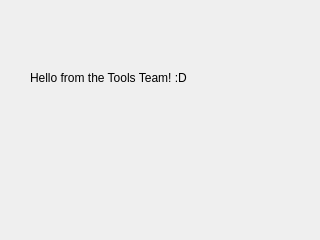
<?xml version="1.0" encoding="UTF-8"?>
<ui version="4.0">
 <class>DgAbout</class>
 <widget class="QDialog" name="DgAbout">
  <property name="geometry">
   <rect>
    <x>0</x>
    <y>0</y>
    <width>320</width>
    <height>240</height>
   </rect>
  </property>
  <property name="windowTitle">
   <string>About</string>
  </property>
  <widget class="QLabel" name="label">
   <property name="geometry">
    <rect>
     <x>30</x>
     <y>70</y>
     <width>241</width>
     <height>16</height>
    </rect>
   </property>
   <property name="text">
    <string>Hello from the Tools Team! :D</string>
   </property>
  </widget>
 </widget>
 <resources/>
 <connections/>
</ui>
